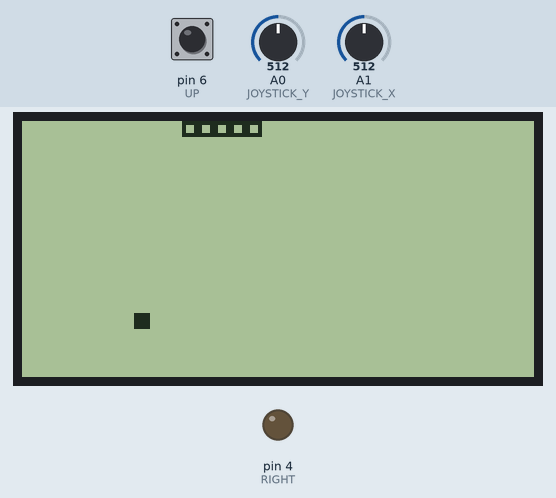
The sketch below on a simulated Arduino Nano, built with avr-gcc and run on an emulated ATmega328P. Parts: 128×64 one-colour display, output pins drawn as LEDs (lit = HIGH). The test bench sets the inputs (shaded band); at power-on: A0 (JOYSTICK_Y) = 512, A1 (JOYSTICK_X) = 512, pin 6 (UP) HIGH. Random numbers use the default seed unless the sketch sets one; pins used as bus, display or sensor lines are not drawn; what the sketch prints to the serial monitor is not drawn.

Above: at 1.22 s.
1.3 s: A0 (JOYSTICK_Y) set to 710
At 1.51 s:
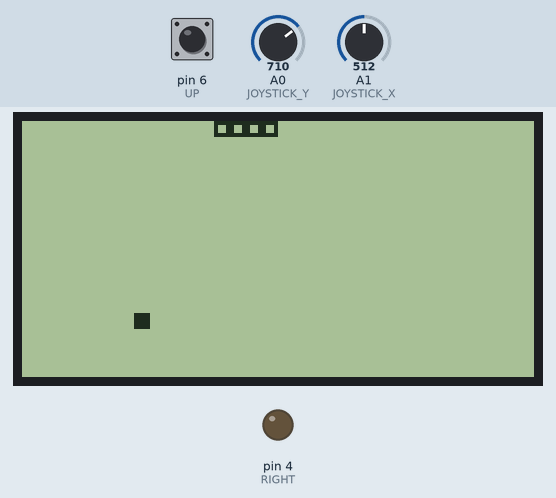
At 1.9 s:
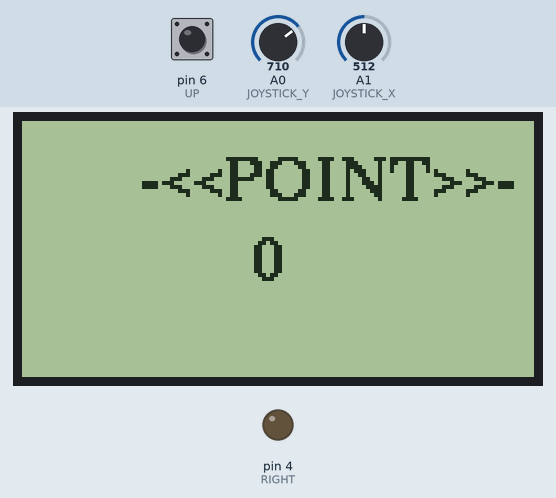
3.1 s: A1 (JOYSTICK_X) set to 710
4.9 s: A0 (JOYSTICK_Y) set to 90
6.6 s: A1 (JOYSTICK_X) set to 0
Timing chart, 0 to 9.3 s (numbered marks = the images above; inputs shaded):
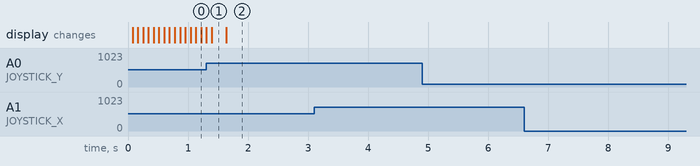

Measured:
- after the input at 3.1 s, every drawn part: stays the same
- after the input at 4.9 s, every drawn part: stays the same
- after the input at 6.6 s, every drawn part: stays the same

The sketch:

Snake3.ino
```cpp
#include <U8g2lib.h>  // LCD Library : https://github.com/olikraus/U8g2_Arduino
// On Arduino IDE, click Sketch/Include library/Manage libraries/ then type Freertos and install Richard Barry's library
#include <Arduino_FreeRTOS.h>
#include <SPI.h>
#define RIGHT 4 // Pin 2 connect to RIGHT button
#define LEFT 5  // Pin 3 connect to LEFT button
#define UP 6    // Pin 4 connect to UP button
#define DOWN 7  // Pin 5 connect to DOWN button
#define MAX_LENGTH 100  // Max snake's length, need less than 89 because arduino don't have more memory
void TaskDisplayLCD( void *pvParameters );
void TaskHandleButton( void *pvParameters );
TaskHandle_t TaskHandle_1;
TaskHandle_t TaskHandle_2;
static const short joystickVCC = 3; // virtual VCC for the joystick (Analog 1) (to make the joystick connectable right next to the arduino nano)
static const short joystickGND = 4; // virtual GND for the joystick (Analog 0) (to make the joystick connectable right next to the arduino nano)

#define JOYSTICK_X A1
#define JOYSTICK_Y A0
#define JOYSTICK_SW 2  // Assuming SW is connected to digital pin 8
U8G2_ST7920_128X64_1_SW_SPI u8g2(U8G2_R0, /* clock=*/ 13, /* data=*/ 11, /* CS=*/ 10, /* reset=*/ 9);
//diameter of the gameItemSize
unsigned int gameItemSize = 4;
volatile unsigned int snakeSize = 4;
volatile unsigned int snakeDir = 1;
volatile int SPEED = 1; // Input from button
int initxValue = analogRead(JOYSTICK_X);
int inityValue = analogRead(JOYSTICK_Y);
struct gameItem {
  volatile unsigned int X; // x position
  volatile unsigned int Y;  //y position
};

//array to store all snake body part positions
gameItem snake[MAX_LENGTH];

//snake food item
gameItem snakeFood;

void get_key(){
  int xValue = analogRead(JOYSTICK_X);
  int yValue = analogRead(JOYSTICK_Y);
  //Serial.println(xValue);
  //Serial.println(yValue);
  if (xValue < 50 && snakeDir != 1) {
    snakeDir = 1;  // left
    //Serial.println(xValue);
    Serial.println("Right");
  } else if (xValue > 700 && snakeDir != 0) {
    snakeDir = 0;  // right
    //Serial.println(xValue);
    Serial.println("Left");
  } else if (yValue < 300 && snakeDir != 3) {
    snakeDir = 2;  // down
    Serial.println("Down");
  } else if (yValue > 700 && snakeDir != 2) {
    snakeDir = 3;  // up
    Serial.println("Up");
  }
}

void drawGameOver() {
  char _point[]= {' ',' ',' ','\n'}; // put '1' instead of '0' , it will ignore :v
  snakeSize -= 5;
  if (snakeSize < 10)
  {
    _point[2] = snakeSize + '0';
  }
  else if(snakeSize >= 10 && snakeSize < 100)
  {
    _point[1] = (snakeSize / 10) + '0';
    _point[2] = (snakeSize % 10) + '0';
  }
  else if (snakeSize >= 100)
  {
    _point[2] = (snakeSize % 10) + '0';
    snakeSize /= 10;
    _point[0] = (snakeSize / 10) + '0';
    _point[1] = (snakeSize % 10) + '0';
  }
  while(1)
  {
     u8g2.firstPage();
    do {
      u8g2.drawStr(30,20,"-<<POINT>>-");//y,x
      u8g2.drawStr(50,40,_point);//y,x
    }   while (u8g2.nextPage() );
  }
}

void drawSnake() {
  for (unsigned int i = 0; i < snakeSize; i++) {
    u8g2.drawFrame(snake[i].X, snake[i].Y, gameItemSize, gameItemSize);
  }
}

void drawFood() {
  u8g2.drawBox(snakeFood.X, snakeFood.Y, gameItemSize, gameItemSize);
}

void spawnSnakeFood() {
  //generate snake Food position and avoid generate on position of snake
  unsigned int i = 1;
  do {
    snakeFood.X = random(2, 126);
    while(snake[i].X == snakeFood.X || i != snakeSize)
    {
      snakeFood.X = random(2, 126);
      i++;
    }
  } while (snakeFood.X % 4 != 0);
  i = 1;
  do {
    snakeFood.Y = random(2, 62);
    while(snake[i].Y == snakeFood.Y || i != snakeSize)
    {
      snakeFood.Y = random(2, 62);
      i++;
    }
  } while (snakeFood.Y % 4 != 0);
}

void handleColisions() {
  //check if snake eats food
  if (snake[0].X == snakeFood.X && snake[0].Y == snakeFood.Y) {
    //increase snakeSize
    snakeSize++;
    //regen food
    spawnSnakeFood();
  }

  //check if snake collides with itself
  else {
    for (unsigned int i = 1; i < snakeSize; i++) {
      if (snake[0].X == snake[i].X && snake[0].Y == snake[i].Y) {
        drawGameOver();
      }
    }
  }
  //check for wall collisions
  if ((snake[0].X < 0) || (snake[0].Y < 0) || (snake[0].X > 124) || (snake[0].Y > 60)) {
    drawGameOver();
  }
}

void updateValues() {
  //update all body parts of the snake excpet the head
  unsigned int i;
  for (i = snakeSize - 1; i > 0; i--)
    snake[i] = snake[i - 1];

  //Now update the head
  //move left
  if (snakeDir == 0)
    snake[0].X -= gameItemSize;

  //move right
  else if (snakeDir == 1)
    snake[0].X += gameItemSize;

  //move down
  else if (snakeDir == 2)
    snake[0].Y += gameItemSize;

  //move up
  else if (snakeDir == 3)
    snake[0].Y -= gameItemSize;
}

void playGame() {
  handleColisions();
  updateValues();
  u8g2.firstPage();
  do {
    drawSnake();
    drawFood();
    delay(1);
  } while (u8g2.nextPage());
}

void setup() {
  //Set 4 button pins
  Serial.begin(9600);
  pinMode(LEFT, INPUT_PULLUP);
  pinMode(RIGHT, INPUT_PULLUP);
  pinMode(DOWN, INPUT_PULLUP);
  pinMode(UP, INPUT_PULLUP);
  pinMode(JOYSTICK_X, INPUT);
  pinMode(JOYSTICK_Y, INPUT);
  pinMode(joystickVCC, OUTPUT);
	digitalWrite(joystickVCC, HIGH);

	pinMode(joystickGND, OUTPUT);
	digitalWrite(joystickGND, LOW);
  pinMode(JOYSTICK_SW, INPUT_PULLUP);
  u8g2.begin();
  u8g2.setFont(u8g2_font_ncenB10_tr);
  volatile char ModeSelection[] = {SPEED+'0','\n'};
  while(analogRead(JOYSTICK_SW) == 0)
  {
    if(analogRead(JOYSTICK_X)<57)
    {
      while(analogRead(JOYSTICK_SW)==0);
      if(SPEED < 4)
        {
          SPEED++;
          ModeSelection[0] = SPEED + '0';
        }
    }
    else if(analogRead(JOYSTICK_Y)>700)
    {
      while(analogRead(JOYSTICK_SW)==0);
      if(SPEED > 1 )
          {
            SPEED--;
            ModeSelection[0] = SPEED + '0';
          }
    }

    u8g2.firstPage();
    do {
      u8g2.drawStr(17,20,"Speed Mode");//y,x
      u8g2.drawStr(62,40,ModeSelection);//y,x
    }while ( u8g2.nextPage() );


    delay(50);
  }

  SPEED *= 50;
  randomSeed(analogRead(0)); // Change random number base on analog noise
  xTaskCreate(TaskDisplayLCD, "Task1", 100, NULL, 1, &TaskHandle_1);
  xTaskCreate(TaskHandleButton, "Task2", 100, NULL, 1, &TaskHandle_2);
  Serial.println(digitalRead(UP));
}

void loop() {


}

void TaskDisplayLCD(void *pvParameters)  // This is a task.
{
  (void) pvParameters;

  for (;;) // A Task shall never return or exit.
  {
    playGame();
    vTaskDelay( SPEED / portTICK_PERIOD_MS ); // load each 200ms
  }
}

void TaskHandleButton(void *pvParameters)  // This is a task.
{
  (void) pvParameters;

  for (;;) // A Task shall never return or exit.
  {
    get_key();
    vTaskDelay(100/ portTICK_PERIOD_MS ); //load each 100ms
  }
}
```
